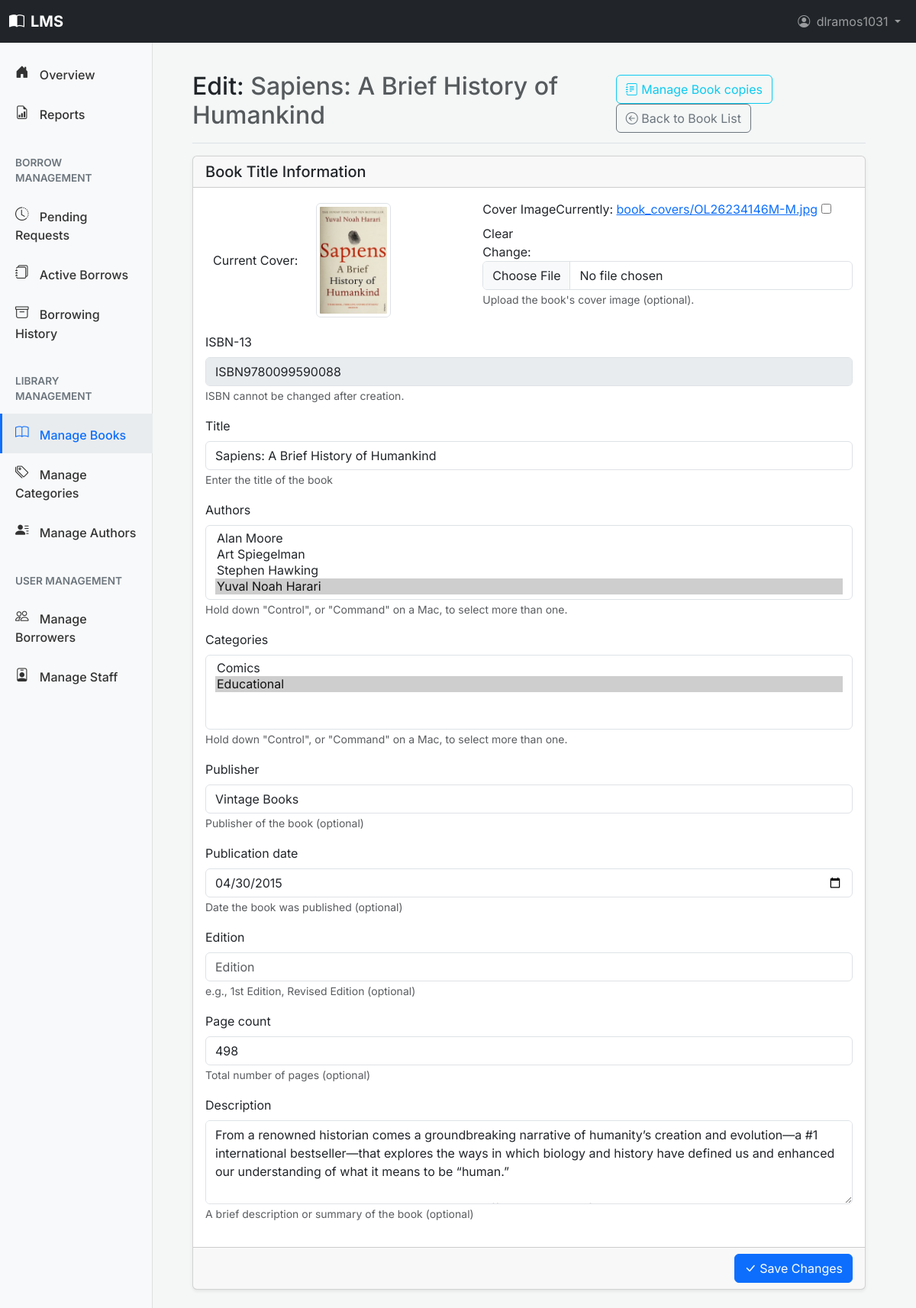
Before: /dashboard/books/edit/ISBN9780099590088/ (signed in) with the older database file.
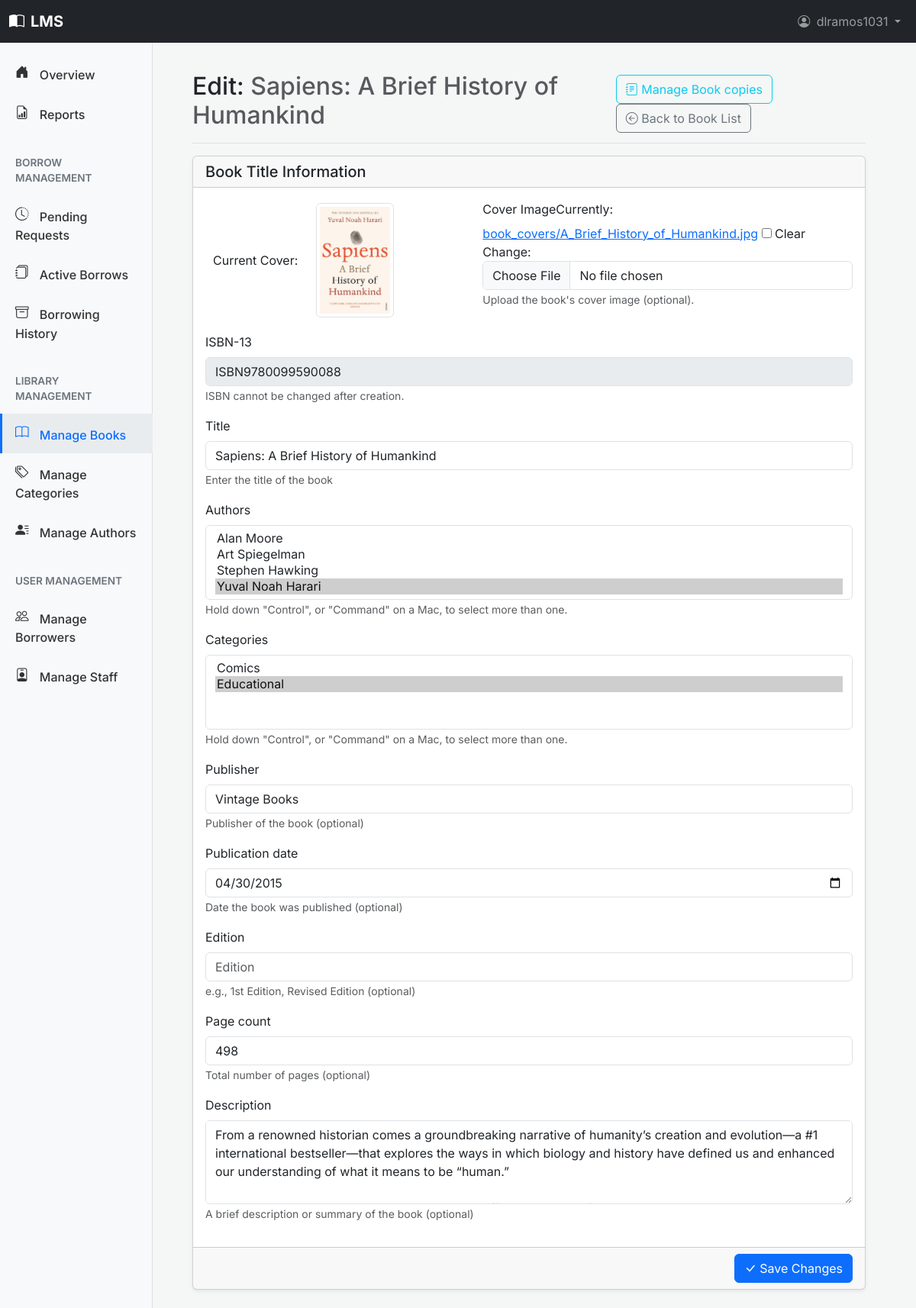
After: the same page with the newer database file.
### books/models.py (models this page shows, shortened)
class Book(models.Model):
    isbn = models.CharField(
        _('ISBN-13'),
        max_length=17,
        primary_key=True,
        unique=True,
        validators=[isbn_validator],
        help_text=_('13 Character ISBN number. Must be unique. (e.g., 978-0596009205)')
    )
    title = models.CharField(
        max_length=255,
        help_text=_("Enter the title of the book")
    )
    authors = models.ManyToManyField(
        Author,
        related_name='books',
        help_text=_("Select or add authors for this book")
    )
    publisher = models.CharField(
        max_length=200,
        blank=True,
        null=True,
        help_text=_("Publisher of the book (optional)")
    )
    publication_date = models.DateField(
        null=True,
        blank=True,
        help_text=_("Date the book was published (optional)")
    )
    edition = models.CharField(
        max_length=100,
        blank=True,
        null=True,
        help_text=_("e.g., 1st Edition, Revised Edition (optional)")
    )
    page_count = models.PositiveIntegerField(
        null=True,
        blank=True,
        help_text=_("Total number of pages (optional)")
    )
    description = models.TextField(
        blank=True,
        null=True,
        help_text=_("A brief description or summary of the book (optional)")
    )
    cover_image = models.ImageField(
        _("Cover Image"),
        upload_to='book_covers/',
        blank=True,
        null=True,
        help_text=_("Upload the book's cover image (optional).")
    )
    categories = models.ManyToManyField(
        Category,
        related_name='books',
        help_text=_("Select or add categories for this book")
    )
    date_added_to_system = models.DateTimeField(
        auto_now_add=True,
        help_text=_("Date this book record was added to the system")
    )
    last_updated = models.DateTimeField(
        auto_now=True,
        help_text=_("Date this book record was last updated")
    )
    total_borrows = models.PositiveIntegerField(
        default=0,
        help_text=_("How many times this book title has been borrowed overall")
    )
    def display_authors(self):
        """Helper method to display authors in the Django admin interface."""
        return ', '.join(author.name for author in self.authors.all()[:3])
    display_authors.short_description = _('Authors')
    def display_categories(self):
        """Helper method to display categories in the Django admin interface."""
        return ', '.join(category.name for category in self.categories.all()[:3])
    display_categories.short_description = _('Categories')
    class Meta:
        ordering = ['title', 'isbn']
        verbose_name = _('Book')
        verbose_name_plural = _('Books')

### books/views.py (the view, shortened to what this page needs)
# urls.py: path('dashboard/books/edit/<slug:isbn>/', views.StaffBookUpdateView.as_view(), name='dashboard_book_edit'),
class StaffBookUpdateView(StaffRequiredMixin, UpdateView):
    model = Book
    form_class = BookForm
    template_name = 'books/dashboard/book_management/book_form.html'
    slug_field = 'isbn'
    slug_url_kwarg = 'isbn'
    def get_context_data(self, **kwargs):
        context = super().get_context_data(**kwargs)
        context['page_title'] = _(f"Edit Book: {self.object.title}")
        context['form_mode'] = 'edit'
        context['book_copies'] = self.object.copies.all().order_by('copy_id')
        return context

### books/models.py (called while the page is built)
    def __str__(self):
        return self.name

    def __str__(self):
        return self.name

### books/templates/books/dashboard/book_management/book_form.html (shortened to what this page needs)
{% extends "dashboard/base.html" %}
{% load static %}
{% load bootstrap5 %}
{% block dashboard_page_title_main %}
    {% if form_mode == 'create' %}Add New Book Title{% else %}Edit: <span class="text-muted">{{ form.instance.title }}</span>{% endif %}
{% endblock %}
{% block dashboard_page_actions %}
    {% if form_mode != 'create' %}
    <a href="{% url 'books:dashboard_bookcopy_list' isbn=book.isbn %}" class="btn btn-outline-info me-2">
        <i class="bi bi-journal-text"></i> Manage Book copies
    </a>
    {% endif %}
    <a href="{% url 'books:dashboard_book_list' %}" class="btn btn-outline-secondary">
        <i class="bi bi-arrow-left-circle"></i> Back to Book List
    </a>
{% endblock %}
{% block dashboard_content_main %}
<form method="post" enctype="multipart/form-data">
    <div class="card shadow-sm">
        <div class="card-header">
            <h5 class="mb-0">Book Title Information</h5>
        </div>
        <div class="card-body">
            {% if form.instance.pk and form.instance.cover_image %}
            <div class="mb-3 row align-items-center">
                <label class="col-sm-2 col-form-label text-sm-end">Current Cover:</label>
                <div class="col-sm-3">
                    <img src="{{ form.instance.cover_image.url }}" alt="Current cover for {{ form.instance.title }}"
                         class="img-thumbnail"
                         style="max-height: 150px; max-width: 100%; object-fit: contain; border-radius: var(--bs-border-radius);">
                </div>
                <div class="col-sm-7">
                    {% bootstrap_field form.cover_image layout='horizontal' sr_only_label=True label_class="col-sm-0" field_class="col-sm-12" %}
                </div>
            </div>
            {% else %}
                 {% bootstrap_field form.cover_image layout='horizontal' label_class="col-sm-2 text-sm-end" field_class="col-sm-10" %}
            {% endif %}
            {% bootstrap_field form.isbn layout='horizontal' label_class="col-sm-2 text-sm-end" field_class="col-sm-10" %}
            {% bootstrap_field form.title layout='horizontal' label_class="col-sm-2 text-sm-end" field_class="col-sm-10" %}
            {% bootstrap_field form.authors layout='horizontal' label_class="col-sm-2 text-sm-end" field_class="col-sm-10" %}
            {% bootstrap_field form.categories layout='horizontal' label_class="col-sm-2 text-sm-end" field_class="col-sm-10" %}
            {% bootstrap_field form.publisher layout='horizontal' label_class="col-sm-2 text-sm-end" field_class="col-sm-10" %}
            {% bootstrap_field form.publication_date layout='horizontal' label_class="col-sm-2 text-sm-end" field_class="col-sm-10" %}
            {% bootstrap_field form.edition layout='horizontal' label_class="col-sm-2 text-sm-end" field_class="col-sm-10" %}
            {% bootstrap_field form.page_count layout='horizontal' label_class="col-sm-2 text-sm-end" field_class="col-sm-10" %}
            {% bootstrap_field form.description layout='horizontal' label_class="col-sm-2 text-sm-end" field_class="col-sm-10" %}
        </div>
        <div class="card-footer text-end">
            <button type="submit" class="btn btn-primary">
                <i class="bi {% if not form.instance.pk %}bi-plus-lg{% else %}bi-check-lg{% endif %}"></i>
                {% if not form.instance.pk %}Save New Book{% else %}Save Changes{% endif %}
            </button>
        </div>
    </div>
</form>
{% endblock dashboard_content_main %}

Changed rows visible on the page:
changed Book "Sapiens: A Brief History of Humankind": instance.cover_image: a different picture
Other visible differences:
text no longer shown: "Cover Image Currently: book_covers/OL26234146M-M.jpg Clear Change: Upload the book's cover image (optional)."
text now shown: "Cover Image Currently: book_covers/A_Brief_History_of_Humankind.jpg Clear Change: Upload the book's cover image (optional)."
